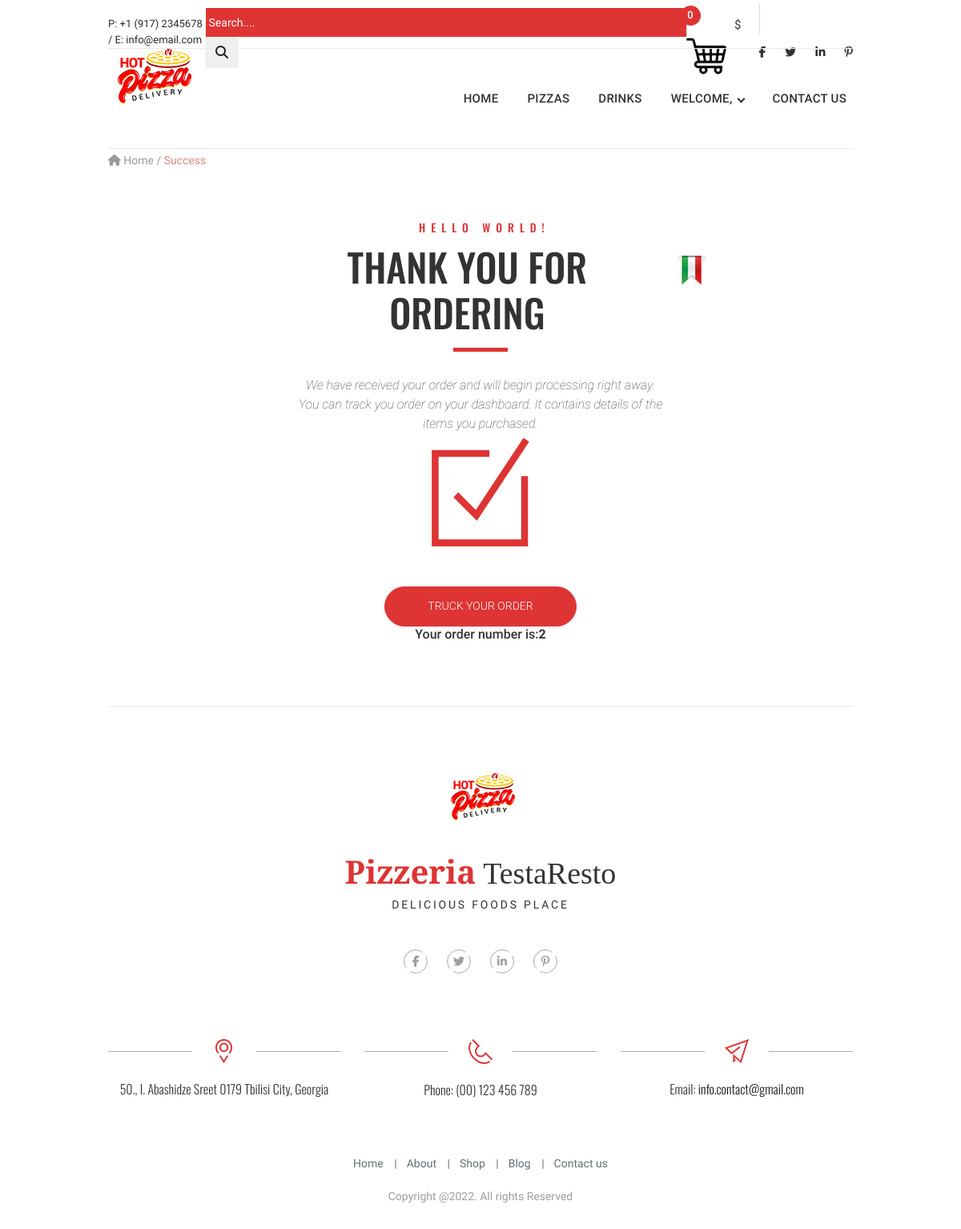
Screenshot of /thankyou/2 (signed in) with the database file from the repository.
### product/models.py (models this page shows, shortened)
class Category(models.Model):
    name = models.CharField(max_length=100,unique=True)
    slug = models.SlugField(max_length=100,unique=True)
    class Meta:
        ordering = ('name',)
        verbose_name = 'category'
        verbose_name_plural = 'categories'

class Order(models.Model):
    total = models.DecimalField(max_digits=10, decimal_places=2, verbose_name='USD Order Total')
    created = models.DateTimeField(auto_now_add=True)
    first_name = models.CharField(max_length=250, blank=True)
    last_name = models.CharField(max_length=250, blank=True)
    emailAddress = models.EmailField(blank=True,null=True)
    phone = models.CharField(max_length=250, blank=True)
    address = models.CharField(max_length=250, blank=True)
    city = models.CharField(max_length=250, blank=True)
    postal_code = models.CharField(max_length=250, blank=True)
    status = models.CharField(max_length=250, blank=True,null=True,default='Pending')
    class Meta:
        db_table = 'Order'
        ordering = ['-created']

### product/views.py (the view)
# urls.py: path('thankyou/<int:order_id>', views.thankyou, name='thankyou'),
def thankyou(request, order_id):
    if order_id:
        customer_order = get_object_or_404(Order, id=order_id)
    return render(request, 'product/thankyou.html', {'customer_order': customer_order})

### product/context_processors.py (called while the page is built)
def categories(request):
    categories = Category.objects.order_by('-name')
    return dict(categories=categories)

def counter(request):
    counter = 0
    if 'admin' in request.path:
        return {}
    else:
        try:
            cart = Cart.objects.filter(cart_id=_cart_id(request))
            cart_items = CartItem.objects.all().filter(cart=cart[:1])
            for cart_item in cart_items:
                counter += cart_item.quantity
        except Cart.DoesNotExist:
            counter = 0
    return dict(counter=counter)

### product/views.py (called while the page is built)
def _cart_id(request):
    cart = request.session.session_key
    if not cart:
        cart = request.session.create()
    return cart

### product/templates/product/thankyou.html (shortened to what this page needs)
{% extends 'product/base.html' %} {% load static %} {% block content %}
<div class="container">
  <div class="pizza_breadcrumb">
    <a href="index.html"><i class="fa fa-home"></i> Home</a> /
    <span>Success</span>
  </div>
  <section class="thank_you">
    <div class="piz_title">
      <div class="small_title"><h3>hello world!</h3></div>
      <div class="big_title">
        <h1 class="thk_big_title">thank you for ordering</h1>
        <img src="{% static 'product/img/title_icon.png' %}" />
      </div>
    </div>
    <div class="title_devider">
      <p class="line"></p>
    </div>
    <div class="under_title">
      <p>
        We have received your order and will begin processing right away. You
        can track you order on your dashboard. It contains details of the items
        you purchased.
      </p>
    </div>
  </section>
  <section class="content top_margin_60-55">
    <div class="order_ok">
      <img src="{% static 'product/img/ok.svg' %}" />
    </div>
    <button type="button" class="btn btn-outline-primary">
      truck your order
    </button>
<br>
         <p>
      <div class="thk_big_title"><h3>Your order number is:<b>{{ customer_order.id }}</b></h3></div>
      </p>
  </section>
</div>
{% endblock %}

### product/templates/product/base.html (shortened to what this page needs)
{% load static %} {% load crispy_forms_tags %}
<!DOCTYPE html>
<html lang="en">
  <head>
    <link href="{% static 'product/css/bootstrap.css' %}" rel="stylesheet" />
    <link href="{% static 'product/css/superslides.css' %}" rel="stylesheet" />
    <link href="{% static 'product/css/font-awesome.css' %}" rel="stylesheet" />
    <link rel="stylesheet" href="{% static 'product/css/owl.carousel.css' %}" />
    <link
      rel="stylesheet"
      href="{% static 'product/css/owl.theme.default.min.css' %}"
    />
    <link href="{% static 'product/css/navigation.css' %}" rel="stylesheet" />
    <link rel="stylesheet" href="{% static 'product/css/reset.css' %}" />
    <link rel="stylesheet" href="{% static 'product/css/style.css' %}" />
  </head>
  <body>
    <div id="main">
      <div class="header-v3">
        <div class="container">
          <div class="menu-top desktop-top">
            <div class="left_block">
              <div class="phone_email">
                P: +1 (917) 2345678 / E: info@email.com
              </div>
            </div>
            <div class="right_block">
              <div class="my_search">
                <form
                  class="search clearfix"
                  action="{% url 'search' %}"
                  ,
                  method="GET"
                >
                  <div class="input-group">
                    <input
                      type="text"
                      name="title"
                      class="form-control"
                      placeholder=" Search...."
                      style="width: 600px"
                    />
                    <div class="input-group-append">
                      <button type="submit" class="btn btn-outline-primary-gry">
                        <i class="fa fa-search"></i>
                      </button>
                    </div>
                  </div>
                </form>
              </div>
              <div class="my_cart_wrapper">
                <div class="my_cart_button">
                  <a href="#">
                    <img
                      class="pizza_cart"
                      src="{% static 'product/img/shopping-cart.png' %}"
                    />
                    <span class="cart_circle">{{counter}}</span>
                  </a>
                  <div class="cart_sum">${{total}}</div>
                </div>
              </div>
              <div class="top_social">
                <ul>
                  <li>
                    <a href="#"><i class="fab fa-facebook-f"></i></a>
                  </li>
                  <li>
                    <a href="#"><i class="fab fa-twitter"></i></a>
                  </li>
                  <li>
                    <a href="#"><i class="fab fa-linkedin-in"></i></a>
                  </li>
                  <li>
                    <a href="#"><i class="fab fa-pinterest-p"></i></a>
                  </li>
                </ul>
              </div>
            </div>
          </div>
          <div class="header-inner_1 clearfix">
            <header class="header_bg">
              <div class="logo">
                <a href="{% url 'home' %}">
                  <img src="{% static 'product/img/logo.png' %}" />
                </a>
              </div>
            </header>
            <nav id="navigation" class="navigation clearfix">
              <div class="navigation-body">
                <ul class="navigation-menu">
                  <li class="navigation-item">
                    <a class="navigation-link" href="{% url 'home' %}">Home</a>
                  </li>
                  {% for category in categories %}
                  <li class="navigation-item">
                    <a
                      class="navigation-link"
                      href="{% url 'products_by_category' category.slug %}"
                      >{{category.name}}</a
                    >
                  </li>
                  {% endfor %} {% if request.user.is_authenticated %}
                  <li class="navigation-item">
                    <a class="navigation-link" href="#"
                      >Welcome, {{request.user.first_name}}</a
                    >
                  </li>
                  {% endif %}
                  <li class="navigation-item">
                    <a class="navigation-link" href="{% url 'contact'%}"
                      >Contact us</a
                    >
                  </li>
                </ul>
              </div>
            </nav>
          </div>
        </div>
      </div>
      {% block content%} {% endblock %}
      <footer>
        <div class="bot1-wrapper top_margin_80">
          <div class="container">
            <div class="bot1 clearfix">
              <div class="logo2_wrapper">
                <img
                  src="{% static 'product/img/logo2_wrapper.png' %}"
                  alt=""
                  class="img-fluid"
                />
                <div class="logo_title">
                  <div class="bottom_logo">
                    <span>Pizzeria</span> TestaResto
                  </div>
                  <div class="bottom_logo_desc">delicious foods place</div>
                </div>
              </div>
              <div class="social-footer-wrapper">
                <ul class="social-footer clearfix">
                  <li>
                    <a href="#"><i class="fab fa-facebook-f"></i></a>
                  </li>
                  <li>
                    <a href="#"><i class="fab fa-twitter"></i></a>
                  </li>
                  <li>
                    <a href="#"><i class="fab fa-linkedin-in"></i></a>
                  </li>
                  <li>
                    <a href="#"><i class="fab fa-pinterest-p"></i></a>
                  </li>
                </ul>
              </div>
            </div>
          </div>
        </div>
        <div class="bot2-wrapper">
          <div class="container">
            <div class="bot2 clearfix">
              <div class="row">
                <div class="col-md-4">
                  <div class="contact-us-block">
                    <figure>
                      <img
                        src="{% static 'product/img/ic1.png' %}"
                        alt=""
                        class="img-fluid"
                      />
                    </figure>
                    <div class="txt1">
                      50., I. Abashidze Sreet 0179 Tbilisi City, Georgia
                    </div>
                  </div>
                </div>
                <div class="col-md-4">
                  <div class="contact-us-block">
                    <figure>
                      <img
                        src="{% static 'product/img/ic2.png' %}"
                        alt=""
                        class="img-fluid"
                      />
                    </figure>
                    <div class="txt1">Phone: (00) 123 456 789</div>
                  </div>
                </div>
                <div class="col-md-4">
                  <div class="contact-us-block">
                    <figure>
                      <img
                        src="{% static 'product/img/ic3.png' %}"
                        alt=""
                        class="img-fluid"
                      />
                    </figure>
                    <div class="txt1">
                      Email: <a href="#">info.contact@gmail.com</a>
                    </div>
                  </div>
                </div>
              </div>
            </div>
          </div>
        </div>
        <div class="bot3-wrapper">
          <div class="container">
            <div class="bot3 clearfix">
              <ul class="menu-bot">
                <li><a href="#">Home</a></li>
                <li><a href="#">About</a></li>
                <li><a href="#">Shop</a></li>
                <li><a href="#">Blog</a></li>
                <li><a href="{% url 'contact' %}">Contact us</a></li>
              </ul>
              <div class="copyrights">Copyright @2022. All rights Reserved</div>
            </div>
          </div>
        </div>
      </footer>
    </div>
  </body>
</html>

### product/static/product/css/navigation.css (style rules this page uses)
.navigation { display: -ms-flexbox; display: flex; -ms-flex-align: initial; align-items: initial; width: 100%; min-height: 60px; padding: 0; position: relative; line-height: initial; font-family: inherit; box-sizing: border-box; background-color: #333333; transition: background 0.3s; }
@media (min-width: 1000px) { .navigation { height: auto; } }
.navigation *, .navigation *:before, .navigation *:after { box-sizing: border-box; -webkit-tap-highlight-color: transparent; text-decoration: none; }
.navigation-body { width: 100%; height: 100%; position: fixed; top: 0; left: -100%; overflow-x: hidden; overflow-y: auto; background-color: #333333; z-index: 20000; transition: left 0.8s cubic-bezier(0.1, 0.1, 0.1, 0.1), right 0.8s cubic-bezier(0.1, 0.1, 0.1, 0.1); }
@media (min-width: 500px) { .navigation-body { width: 320px; } }
@media (min-width: 1000px) { .navigation-body { display: -ms-flexbox; display: flex; -ms-flex-align: center; align-items: center; width: 100%; position: relative; left: auto; overflow: visible; z-index: auto; background-color: transparent; transition: all 0s ease 0s; } }
.navigation-body.scroll-momentum { -webkit-overflow-scrolling: touch; }
.navigation-menu { width: 100%; margin: 0; padding: 0; list-style: none; font-size: 0rem; display: inline-block; float: left; }
@media (min-width: 1000px) { .navigation-menu { width: auto; display: -ms-flexbox; display: flex; -ms-flex-align: center; align-items: center; } }
@media (min-width: 1000px) { .navigation .navigation-menu { -ms-flex-item-align: stretch; align-self: stretch; -ms-flex-align: stretch; align-items: stretch; } }
.navigation-item { width: 100%; margin: 0; float: left; display: inline-block; }
@media (min-width: 1000px) { .navigation-item { width: auto; } }
.navigation-link { width: 100%; padding: 13px 16px; display: -ms-flexbox; display: flex; -ms-flex-align: center; align-items: center; position: relative; font-size: 14px; letter-spacing: 0.3px; color: #d1d1d1; text-decoration: none !important; border-bottom: solid 1px #404040; transition: border-color 0.3s, color 0.3s, background 0.3s; }
@media (min-width: 1000px) { .navigation-item:last-child .navigation-link { border-top: none; border-bottom: none; } }
@media (min-width: 1000px) { .navigation-link { height: 100%; padding: 10px 16px; line-height: 60px; border: none; } }

### rows the page displays
Category: name "PIZZAS"
Category: name "DRINKS"
Order: id "2"

### other values shown
{{ counter }} "0"
